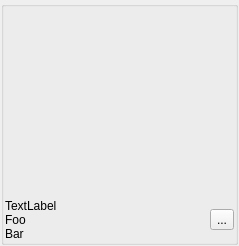
<?xml version="1.0" encoding="UTF-8"?>
<ui version="4.0">
 <class>BigPublish</class>
 <widget class="QWidget" name="BigPublish">
  <property name="geometry">
   <rect>
    <x>0</x>
    <y>0</y>
    <width>239</width>
    <height>246</height>
   </rect>
  </property>
  <property name="windowTitle">
   <string>Form</string>
  </property>
  <layout class="QVBoxLayout" name="verticalLayout">
   <property name="spacing">
    <number>1</number>
   </property>
   <property name="margin">
    <number>1</number>
   </property>
   <item>
    <widget class="QGroupBox" name="groupBox">
     <property name="title">
      <string/>
     </property>
     <layout class="QVBoxLayout" name="verticalLayout_2">
      <property name="spacing">
       <number>1</number>
      </property>
      <property name="margin">
       <number>1</number>
      </property>
      <item>
       <widget class="QLabel" name="thumbnail">
        <property name="sizePolicy">
         <sizepolicy hsizetype="Expanding" vsizetype="Expanding">
          <horstretch>0</horstretch>
          <verstretch>0</verstretch>
         </sizepolicy>
        </property>
        <property name="sizeIncrement">
         <size>
          <width>10</width>
          <height>10</height>
         </size>
        </property>
        <property name="baseSize">
         <size>
          <width>100</width>
          <height>100</height>
         </size>
        </property>
        <property name="text">
         <string/>
        </property>
        <property name="pixmap">
         <pixmap resource="resources.qrc">:/res/publish_loading.png</pixmap>
        </property>
        <property name="scaledContents">
         <bool>true</bool>
        </property>
       </widget>
      </item>
      <item>
       <layout class="QHBoxLayout" name="horizontalLayout">
        <item>
         <widget class="QLabel" name="label">
          <property name="text">
           <string>TextLabel
Foo
Bar</string>
          </property>
         </widget>
        </item>
        <item>
         <widget class="QToolButton" name="button">
          <property name="text">
           <string>...</string>
          </property>
         </widget>
        </item>
       </layout>
      </item>
     </layout>
    </widget>
   </item>
  </layout>
 </widget>
 <resources>
  <include location="resources.qrc"/>
 </resources>
 <connections/>
</ui>
